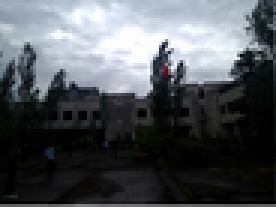
%> input picture Task 2/fig_1.PNG, 92 x 69 px, shrunk from 451 x 339 before the run (shown 3 times larger)
$ octave task1.m   (GNU Octave 9; MATLAB toolbox functions it lacks are replaced by stand-ins)
%> lines starting %> are read from the running program, lines starting %| are printed output that depends on the picture
%%%%%%%%%%%%%%%%%%%%%%%%%%%%%%%%%%%%%%%%%%%%%%%%%%%%%%%%%%%%%%%%%%%%%%
%     Dhruvraj Singh Rawat      15UEC022

%%%%%%%%%%%%%%%%%%%%%%%%%%%%%%%%%%%%%%%%%%%%%%%%%%%%%%%%%%%%%%%%%%%%%%%
%                               Fig_1

I=imread('fig_1.PNG');
%> I is the input picture: size 69x92x3 uint8; mean R, G, B 81.2, 85.4, 89.6
subplot(2,1,1);
imshow(I);
title('Original Image');

J=imcomplement(I);
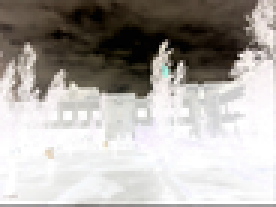
%> J: size 69x92x3 uint8 (shown 3 times larger); mean R, G, B 173.8, 169.6, 165.4
J=imadjust(I,[0,1],[0,1],.5);
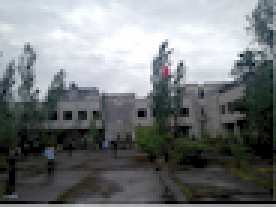
%> J: size 69x92x3 uint8 (shown 3 times larger); mean R, G, B 117.2, 121.3, 122.6
subplot(2,1,2);
imshow(J);
title('Gamma Correction');

%%%%%%%%%%%%%%%%%%%%%%%%%%%%%%%%%%%%%%%%%%%%%%%%%%%%%%%%%%%%%%%%%%%%%%%
%                               Fig_2
figure;

I=imread('fig_2.jpg');
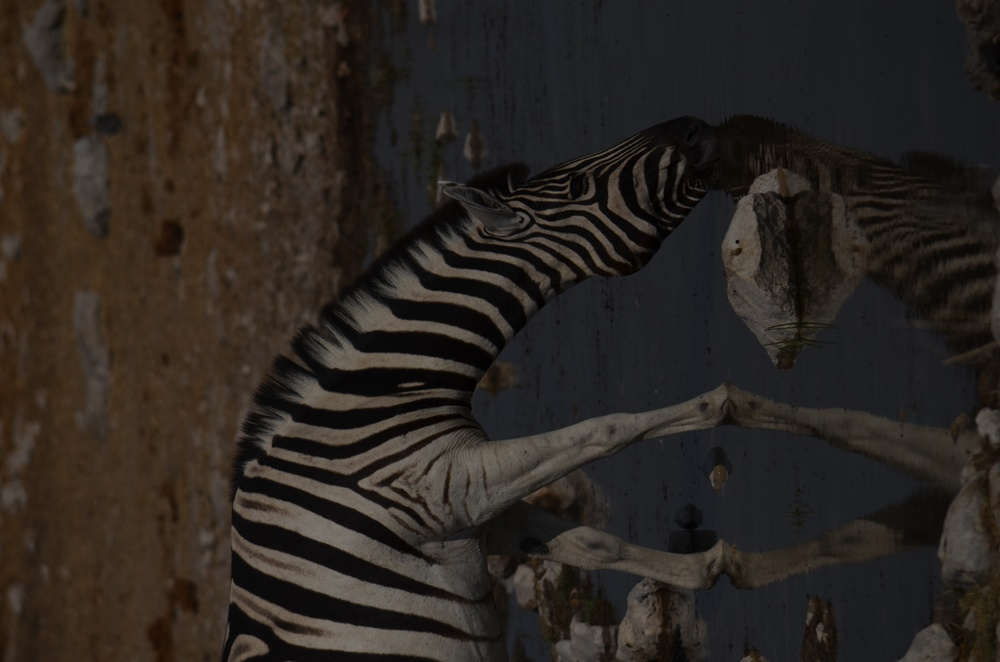
%> input picture Task 2/fig_2.jpg, 1000 x 662 px, shrunk from 4928 x 3264 before the run
%> I is the input picture: size 662x1000x3 uint8; mean R, G, B 44.3, 38.1, 33.4
subplot(2,1,1);
imshow(I);
title('Original Image');

J=imcomplement(I);
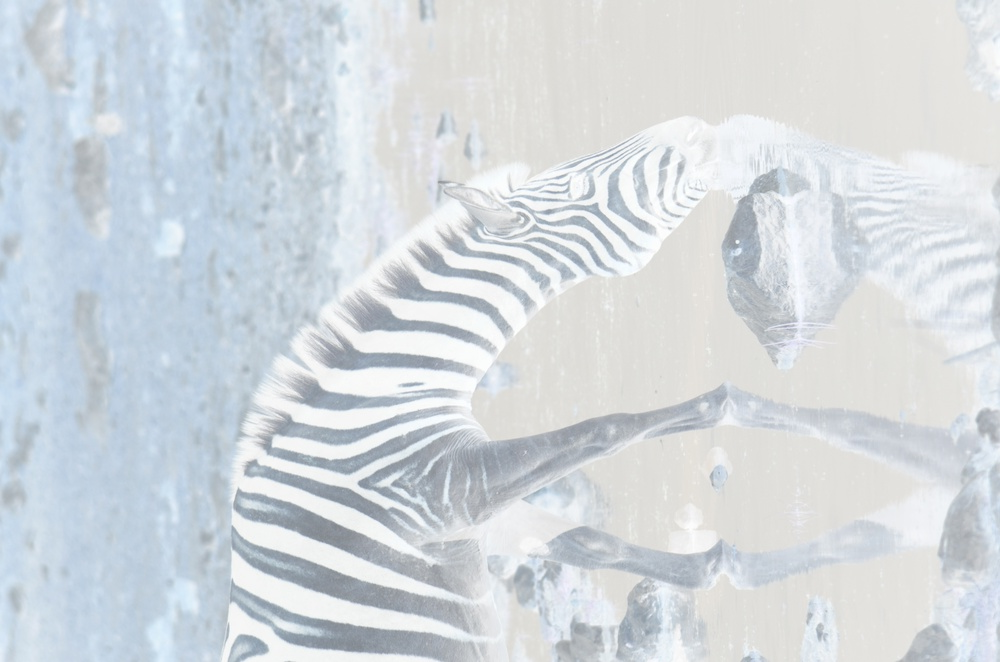
%> J: size 662x1000x3 uint8; mean R, G, B 210.7, 216.9, 221.6
J=imadjust(I,[0,1],[0,1],.4);
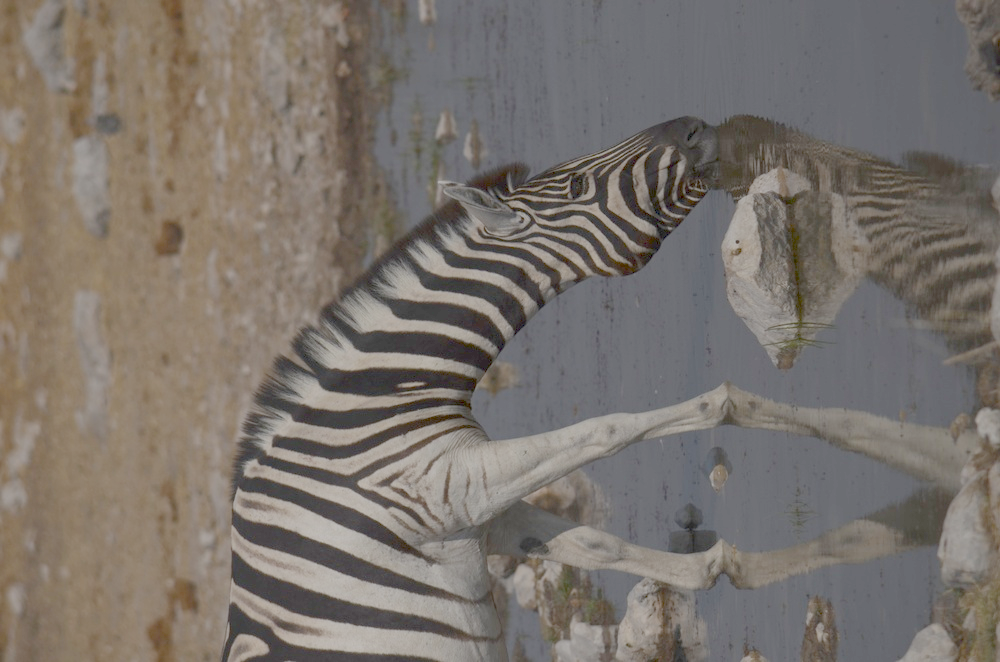
%> J: size 662x1000x3 uint8; mean R, G, B 122.4, 115.4, 109.1
subplot(2,1,2);
imshow(J);
title('Gamma Correction');
